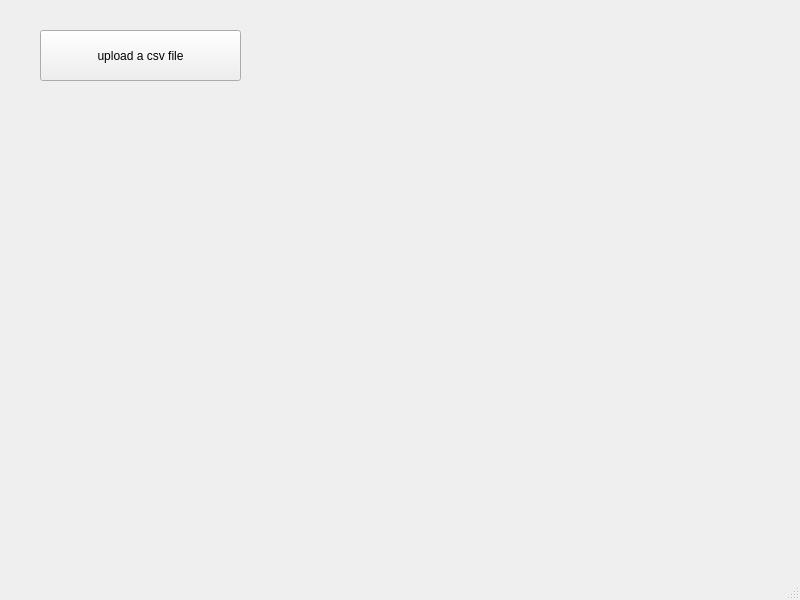
<?xml version="1.0" encoding="UTF-8"?>
<ui version="4.0">
 <class>MainWindow</class>
 <widget class="QMainWindow" name="MainWindow">
  <property name="geometry">
   <rect>
    <x>0</x>
    <y>0</y>
    <width>800</width>
    <height>600</height>
   </rect>
  </property>
  <property name="windowTitle">
   <string>MainWindow</string>
  </property>
  <widget class="QWidget" name="centralwidget">
   <widget class="QPushButton" name="pushButton">
    <property name="geometry">
     <rect>
      <x>40</x>
      <y>30</y>
      <width>201</width>
      <height>51</height>
     </rect>
    </property>
    <property name="text">
     <string>upload a csv file</string>
    </property>
   </widget>
  </widget>
  <widget class="QStatusBar" name="statusbar"/>
 </widget>
 <resources/>
 <connections/>
</ui>
